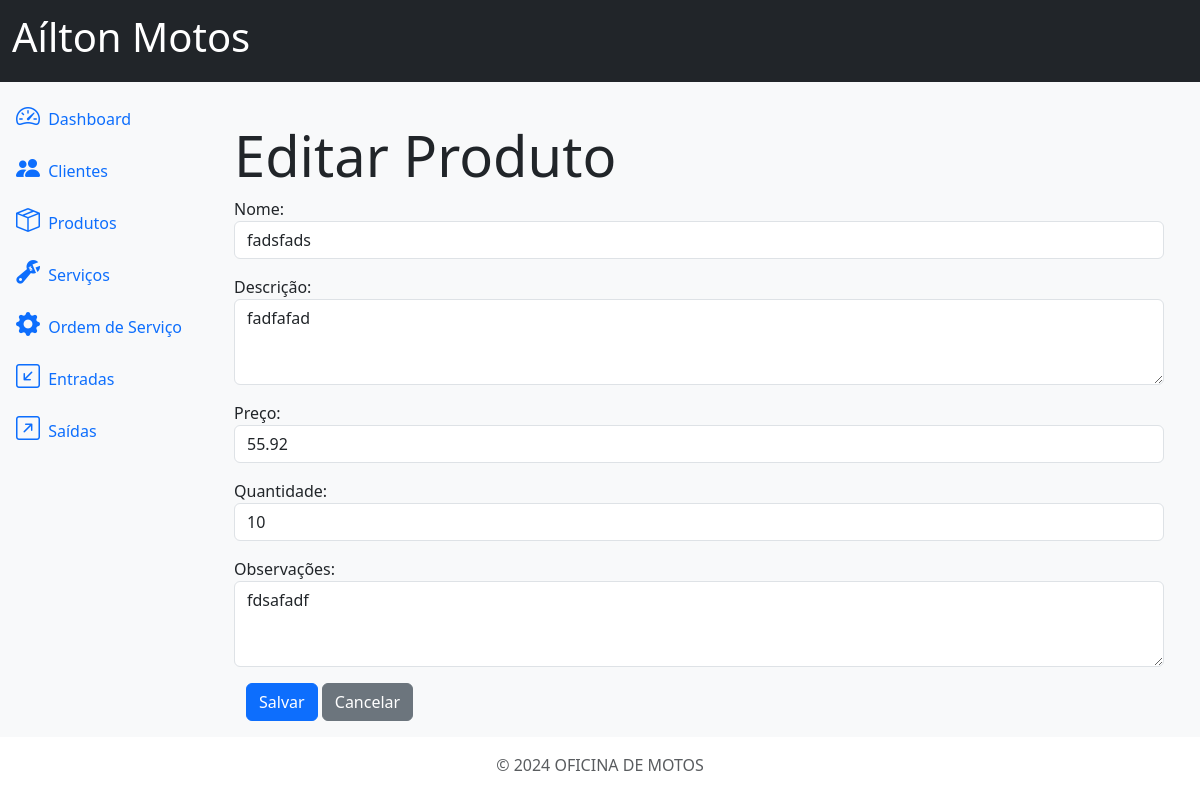
Screenshot of /products/7/update with the database file from the repository.
### products/models.py (models this page shows, shortened)
class Product(models.Model):
    id = models.AutoField(primary_key=True)
    name = models.CharField(max_length=500, verbose_name='Nome')
    description = models.TextField(blank=True, null=True, verbose_name='Descrição')
    price = models.DecimalField(max_digits=20, decimal_places=2, verbose_name='Preço')
    quantity = models.IntegerField(default=0, verbose_name='Quantidade')
    comments = models.TextField(blank=True, null=True, verbose_name='Observações')
    class Meta:
        verbose_name = ('Produto')
        verbose_name_plural = ('Produtos')

### products/views.py (the view, shortened to what this page needs)
# urls.py: path('products/<int:pk>/update', ProductUpdateView.as_view(), name='products_update'),
class ProductUpdateView(UpdateView):
    model = Product
    form_class = ProductModelForm
    template_name = 'products_update.html'

### products/forms.py
class ProductModelForm(forms.ModelForm):
    class Meta:
        model = Product
        fields = '__all__'
        widgets = {
            'name': forms.TextInput(attrs={'class': 'form-control'}),
            'description': forms.Textarea(attrs={'class': 'form-control', 'rows':3}),
            'price': forms.TextInput(attrs={'class': 'form-control'}),
            'quantity': forms.TextInput(attrs={'class': 'form-control'}),
            'comments': forms.Textarea( attrs={'class': 'form-control', 'rows': 3}),
        }
        labels = {
            'name': 'Nome',
            'description': 'Descrição',
            'price': 'Preço',
            'quantity': 'Quantidade',
            'comments': 'Observações',
        }

### products/templates/products_update.html (shortened to what this page needs)
{% extends 'base.html' %}
{% block content %}
<div class="container">
    <h3 class="display-4">Editar Produto</h3>
    <div class="card-body">
        <form method="post" class="form">
            {{ form.as_p }}
            <div class="container">
                <input type="submit" value="Salvar" class="btn btn-primary">
                <a href="{% url 'products' %}" class="btn btn-secondary">Cancelar</a>
            </div>
        </form>
    </div>
</div>
{% endblock %}

### rows the page displays
Product: name "fadsfads", description "fadfafad", price "55.92", quantity "10", comments "fdsafadf"
